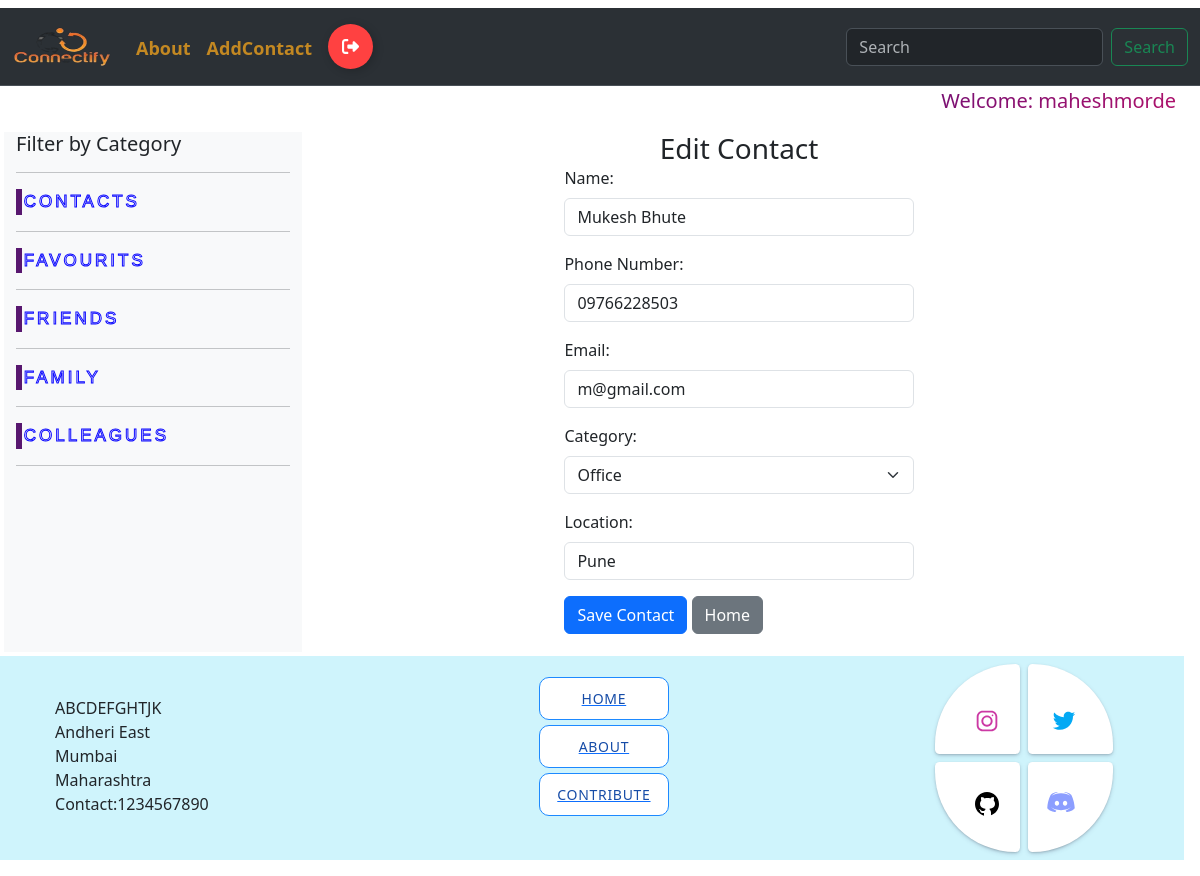
/edit_contact/30 (signed in), run on the app's committed database.
### connect/models.py (models this page shows, shortened)
class Contact(models.Model):
    cat_choice = [
        (1, "Friends"),
        (2, "Family"),
        (3, "Office")
    ]
    name = models.CharField(max_length=255, verbose_name="Name")
    phone_number = models.CharField(max_length=20, verbose_name="Phon Number")
    email = models.EmailField()
    addtoFva = models.BooleanField(default=False)
    category = models.IntegerField(choices=cat_choice, blank=True)
    location = models.CharField(max_length=255)
    uname = models.CharField(max_length=255)

### connect/views.py (the view, shortened to what this page needs)
# urls.py: path("edit_contact/<int:cid>", views.edit_Contact, name="edit_contact"),
@login_required
def edit_Contact(request,cid):
    Cont = Contact.objects.get(id=cid)
    return render(request, 'edit_contact.html', locals())

### connect/templates/edit_contact.html (shortened to what this page needs)
 {% include "header.html" %}
 <head>
</head>
<div class="row p-3">
    <div class="col-md-3 bg-light" style="min-height: 55vh; max-height: auto;">
        <h5>
            Filter by Category
        </h5>
        <hr>
        <a href="/home"><button class="button" data-text="Awesome">
            <span class="actual-text">&nbsp;Contacts&nbsp;</span>
            <span aria-hidden="true" class="hover-text">&nbsp;Contacts&nbsp;</span>
        </button></a> <hr>
        <a href="/fav"><button class="button" data-text="Awesome">
            <span class="actual-text">&nbsp;Favourits&nbsp;</span>
            <span aria-hidden="true" class="hover-text">&nbsp;Favourits&nbsp;</span>
        </button></a> <hr>
        <a href="/1"><button class="button" data-text="Awesome">
            <span class="actual-text">&nbsp;Friends&nbsp;</span>
            <span aria-hidden="true" class="hover-text">&nbsp;Friends&nbsp;</span>
        </button></a> <hr>
        <a href="/2"><button class="button" data-text="Awesome">
            <span class="actual-text">&nbsp;Family&nbsp;</span>
            <span aria-hidden="true" class="hover-text">&nbsp;Family&nbsp;</span>
        </button></a> <hr>
        <a href="/3"><button class="button" data-text="Awesome">
            <span class="actual-text">&nbsp;Colleagues&nbsp;</span>
            <span aria-hidden="true" class="hover-text">&nbsp;Colleagues&nbsp;</span>
        </button></a> <hr>
    </div>
    <div class="row col-md-4 justify-content-center p-10" style="margin-left: 20%;">
        <div style="margin-bottom: 5%;">
            <div>
                <div class="card-header">
                    <h3 class="card-title text-center">Edit Contact</h3>
                </div>
                <div>
                    <form method="POST" action="{% url 'edit_contact' cid=Cont.id%}" class="needs-validation" novalidate>
                        <div class="mb-3">
                            <label for="Name" class="form-label">Name:</label>
                            <input type="text" class="form-control" name="Name" value="{{Cont.name}}" required>
                        </div>
                        <div class="mb-3">
                            <label for="Number" class="form-label">Phone Number:</label>
                            <input type="text" class="form-control" name="Number" value="{{Cont.phone_number}}" required>
                        </div>
                        <div class="mb-3">
                            <label for="email" class="form-label">Email:</label>
                            <input type="email" class="form-control" name="email" value="{{Cont.email}}" required>
                        </div>
                        <div class="mb-3">
                            <label for="category" class="form-label">Category:</label>
                            <select class="form-select" name="category" required>
                                <option value="3" {% if Cont.category == 3 %}selected{% endif %}>Office</option>
                            </select>
                        </div>
                        <div class="mb-3">
                            <label for="Location" class="form-label">Location:</label>
                            <input type="text" class="form-control" name="Location" value="{{Cont.location}}" required>
                        </div>
                        <button type="submit" class="btn btn-primary">Save Contact</button>
                        <a href="/home" class="btn btn-secondary">Home</a>
                    </form>
                </div>
            </div>
        </div>
    </div>
    {% include "footer.html" %}
</div>

### connect/templates/header.html (shortened to what this page needs)
{% load static %}
<!DOCTYPE html>
<html lang="en">
<head>
    <link rel = "stylesheet" href="{% static 'css/bootstrap.min.css' %}">
    <link rel="stylesheet" href="https://cdn.jsdelivr.net/npm/bootstrap-icons@1.11.2/font/bootstrap-icons.min.css">
    <link rel="stylesheet" href="https://cdnjs.cloudflare.com/ajax/libs/font-awesome/6.0.0/css/all.min.css"
/>
</head>
<body>
  <div class="con">
    <div class="row">
        <div class="col-md-12 mt-2">
            <nav class="navbar navbar-expand-lg bg-body-tertiary navbar bg-dark border-bottom border-body" data-bs-theme="dark">
                <div class="container-fluid">
                  <a class="navbar-brand" href="/home"><img src="{% static 'images/app_crop_logo.png' %}" style="height: 40px; width: 100px;"></a>
                  <div class="collapse navbar-collapse" id="navbarSupportedContent">
                    <ul class="navbar-nav me-auto mb-2 mb-lg-0">
                      <li class="nav-item">
                        <a class="nav-link" href="{% url 'about' %}" style="font-weight: bold; font-size: large; margin-top: 11px; color: #c38822;">About</a>
                      </li>
                    <li class="nav-item">
                      <a class="nav-link" href="{% url 'add_contact' %}" style="font-weight: bold; font-size: large; margin-top: 11px; color: #c38822;">AddContact</a>
                    </li>
                    {% if user.is_authenticated %}
                    <li class="nav-item">
                      <a class="nav-link" href="/logout">
                        <button class="Btn-logout">
                          <div class="sign"></div>
                        </button>
                      </a>
                    </li>
                    {% endif %}
                    </ul>
                    <form class="d-flex" role="search" method="get" action="{% url 'search_contact' %}">
                      <input class="form-control me-2" name="searchfield" type="search" placeholder="Search" aria-label="Search">
                      <button class="btn btn-outline-success" type="submit">Search</button>
                    </form>
                  </div>
                </div>
              </nav>
        </div>
    </div>
</div>
<a style="margin-right: 2%; text-align: right; display: block; margin-left: auto;" class="animate-charcter">Welcome: {{ request.user.username }}</a>
</body>
</html>

### connect/templates/header.html (style rules this page uses)
.animate-charcter { background-image: linear-gradient( -225deg, #231557 0%, #44107a 29%, #ff1361 67%, #fff800 100% ); background-size: auto auto; background-clip: border-box; background-size: 200% auto; color: #fff; background-clip: text; -webkit-text-fill-color: transparent; -webkit-background-clip: text; -webkit-text-fill-color: transparent; animation: textclip 2s linear infinite; display: inline-block; font-size: 20px; }
.Btn-logout { display: flex; align-items: center; justify-content: flex-start; width: 45px; height: 45px; border: none; border-radius: 50%; cursor: pointer; position: relative; overflow: hidden; transition-duration: .3s; box-shadow: 2px 2px 10px rgba(0, 0, 0, 0.199); background-color: rgb(255, 65, 65); }
.sign { width: 100%; transition-duration: .3s; display: flex; align-items: center; justify-content: center; }
.sign svg { width: 17px; }

### connect/templates/edit_contact.html (style rules this page uses)
.button { margin: 0; height: auto; background: transparent; padding: 0; border: none; cursor: pointer; }
.button { --border-right: 6px; --text-stroke-color: rgba(4, 0, 255, 0.965); --animation-color: #58176f; --fs-size: 2em; letter-spacing: 3px; text-decoration: none; font-size: var(--fs-size); font-family: "Arial"; position: relative; text-transform: uppercase; color: transparent; -webkit-text-stroke: 1px var(--text-stroke-color); font-size: 17px }
.hover-text { position: absolute; box-sizing: border-box; content: attr(data-text); color: var(--animation-color); width: 0%; inset: 0; border-right: var(--border-right) solid var(--animation-color); overflow: hidden; transition: 0.5s; -webkit-text-stroke: 1px var(--animation-color); }

### data on the page
Contact: Name "Mukesh Bhute", Number "09766228503", email "m@gmail.com", category "Office", Location "Pune"

### other printed values
{{ request.user.username }} "maheshmorde"
